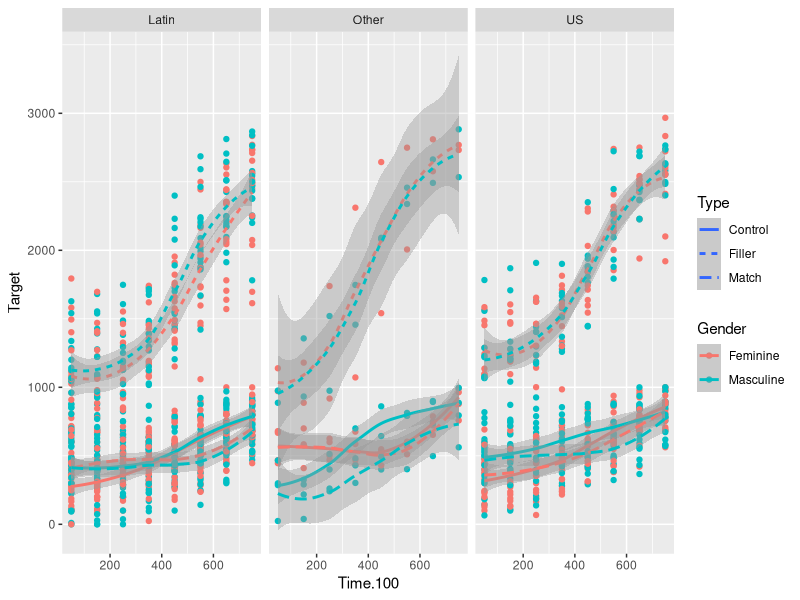

Here is the R script that generated this plot:
## ---- chunk 1
library(tidyverse)
cs_data <- read.csv("data/CSLex_Subset.csv")
head(cs_data)
## ---- chunk 2
ggplot(data = cs_data, aes(x = Time.100, y = Target, color = Gender)) +
  geom_point() +
  geom_smooth(aes(linetype = Type)) +
  facet_wrap(~Birth)
## ---- chunk 3
cs_lex <- as_tibble(cs_data)
cs_lex
## ---- chunk 4
filter(cs_lex, Birth == "US")
## ---- chunk 5
filter(cs_lex, Birth == "US", Gender == "Feminine")
## ---- chunk 6
filter(cs_lex, Time.100 > 350)
## ---- chunk 7
filter(cs_lex, Gender != "Feminine")
